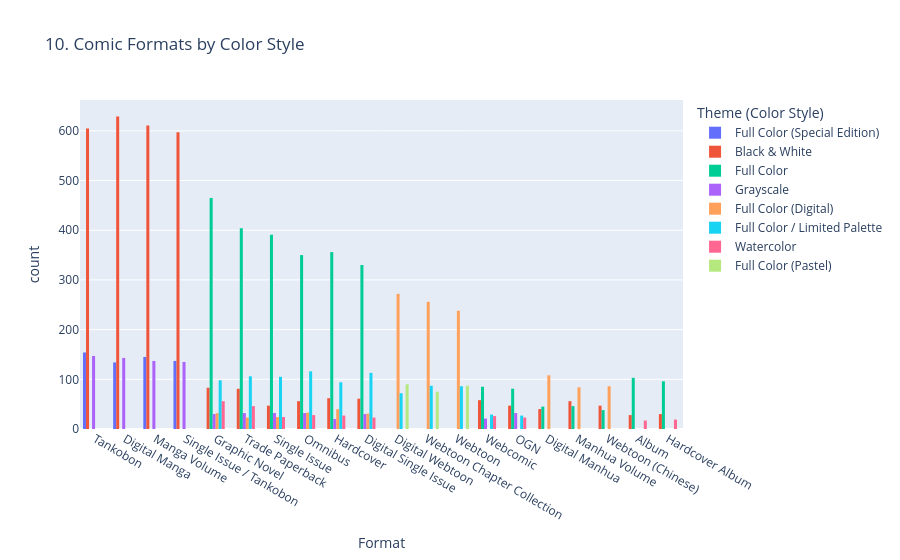

Notebook cell for this chart:
### Markdown cell above
10. Bivariate: Comic Format Popularity

### Code cell
fig5 = px.histogram(df, x='Format', color='Theme (Color Style)', 
                    title='10. Comic Formats by Color Style', barmode='group')
fig5.update_xaxes(categoryorder='total descending')
fig5.show()

### Figure 1 — Plotly figure (JSON) as saved in the notebook; plotly's stock layout.template omitted (floating-point values rounded to 4 significant figures; data arrays with more than 128 entries replaced by an {"elided": "..."} marker saying what was removed)
{"data": [{"alignmentgroup": "True", "bingroup": "x", "hovertemplate": "Theme (Color Style)=Full Color (Special Edition)<br>Format=%{x}<br>count=%{y}<extra></extra>", "legendgroup": "Full Color (Special Edition)", "marker": {"color": "#636efa", "pattern": {"shape": ""}}, "name": "Full Color (Special Edition)", "offsetgroup": "Full Color (Special Edition)", "orientation": "v", "showlegend": true, "type": "histogram", "x": {"elided": "570 str values"}, "xaxis": "x", "yaxis": "y"}, {"alignmentgroup": "True", "bingroup": "x", "hovertemplate": "Theme (Color Style)=Black & White<br>Format=%{x}<br>count=%{y}<extra></extra>", "legendgroup": "Black & White", "marker": {"color": "#EF553B", "pattern": {"shape": ""}}, "name": "Black & White", "offsetgroup": "Black & White", "orientation": "v", "showlegend": true, "type": "histogram", "x": {"elided": "3138 str values"}, "xaxis": "x", "yaxis": "y"}, {"alignmentgroup": "True", "bingroup": "x", "hovertemplate": "Theme (Color Style)=Full Color<br>Format=%{x}<br>count=%{y}<extra></extra>", "legendgroup": "Full Color", "marker": {"color": "#00cc96", "pattern": {"shape": ""}}, "name": "Full Color", "offsetgroup": "Full Color", "orientation": "v", "showlegend": true, "type": "histogram", "x": {"elided": "2790 str values"}, "xaxis": "x", "yaxis": "y"}, {"alignmentgroup": "True", "bingroup": "x", "hovertemplate": "Theme (Color Style)=Grayscale<br>Format=%{x}<br>count=%{y}<extra></extra>", "legendgroup": "Grayscale", "marker": {"color": "#ab63fa", "pattern": {"shape": ""}}, "name": "Grayscale", "offsetgroup": "Grayscale", "orientation": "v", "showlegend": true, "type": "histogram", "x": {"elided": "791 str values"}, "xaxis": "x", "yaxis": "y"}, {"alignmentgroup": "True", "bingroup": "x", "hovertemplate": "Theme (Color Style)=Full Color (Digital)<br>Format=%{x}<br>count=%{y}<extra></extra>", "legendgroup": "Full Color (Digital)", "marker": {"color": "#FFA15A", "pattern": {"shape": ""}}, "name": "Full Color (Digital)", "offsetgroup": "Full Color (Digital)", "orientation": "v", "showlegend": true, "type": "histogram", "x": {"elided": "1227 str values"}, "xaxis": "x", "yaxis": "y"}, {"alignmentgroup": "True", "bingroup": "x", "hovertemplate": "Theme (Color Style)=Full Color / Limited Palette<br>Format=%{x}<br>count=%{y}<extra></extra>", "legendgroup": "Full Color / Limited Palette", "marker": {"color": "#19d3f3", "pattern": {"shape": ""}}, "name": "Full Color / Limited Palette", "offsetgroup": "Full Color / Limited Palette", "orientation": "v", "showlegend": true, "type": "histogram", "x": {"elided": "933 str values"}, "xaxis": "x", "yaxis": "y"}, {"alignmentgroup": "True", "bingroup": "x", "hovertemplate": "Theme (Color Style)=Watercolor<br>Format=%{x}<br>count=%{y}<extra></extra>", "legendgroup": "Watercolor", "marker": {"color": "#FF6692", "pattern": {"shape": ""}}, "name": "Watercolor", "offsetgroup": "Watercolor", "orientation": "v", "showlegend": true, "type": "histogram", "x": {"elided": "289 str values"}, "xaxis": "x", "yaxis": "y"}, {"alignmentgroup": "True", "bingroup": "x", "hovertemplate": "Theme (Color Style)=Full Color (Pastel)<br>Format=%{x}<br>count=%{y}<extra></extra>", "legendgroup": "Full Color (Pastel)", "marker": {"color": "#B6E880", "pattern": {"shape": ""}}, "name": "Full Color (Pastel)", "offsetgroup": "Full Color (Pastel)", "orientation": "v", "showlegend": true, "type": "histogram", "x": {"elided": "252 str values"}, "xaxis": "x", "yaxis": "y"}], "layout": {"barmode": "group", "legend": {"title": {"text": "Theme (Color Style)"}, "tracegroupgap": 0}, "title": {"text": "10. Comic Formats by Color Style"}, "xaxis": {"anchor": "y", "categoryorder": "total descending", "domain": [0, 1], "title": {"text": "Format"}}, "yaxis": {"anchor": "x", "domain": [0, 1], "title": {"text": "count"}}}}
